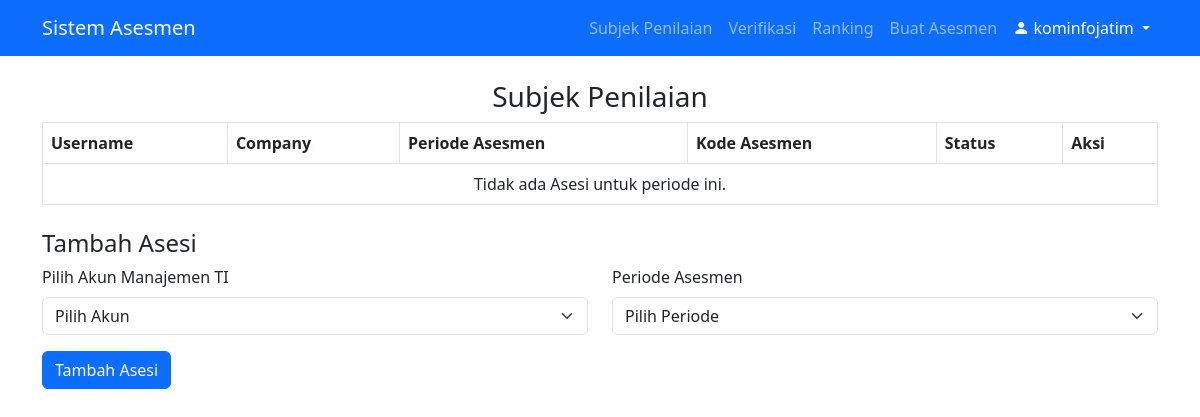
Page /views/tim_penilai/subjects.php (signed in) on the earlier database version.
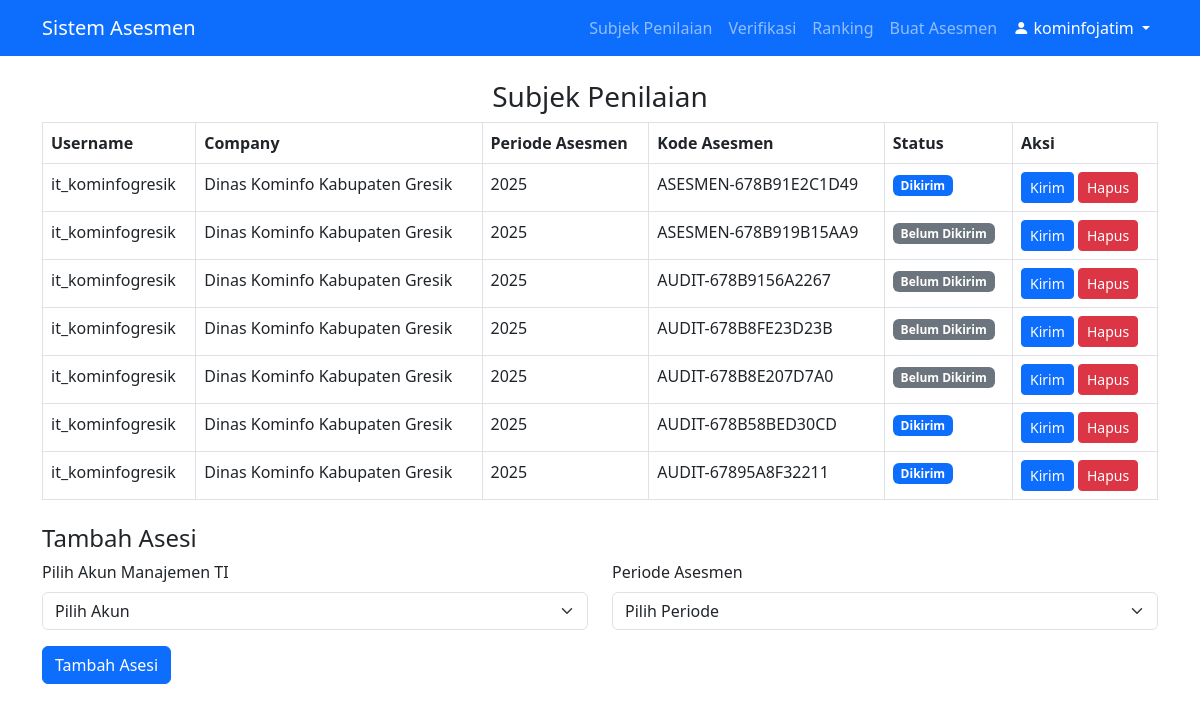
Same page on the later database version.
### tables this page shows
CREATE TABLE `asesi` (
  `id` int(11) NOT NULL,
  `asesmen_kode` varchar(50) DEFAULT NULL,
  `user_id` int(11) NOT NULL,
  `asesmen_periode` int(11) DEFAULT NULL,
  `created_at` timestamp NOT NULL DEFAULT CURRENT_TIMESTAMP,
  `form_status` tinyint(1) NOT NULL DEFAULT '0'
);

CREATE TABLE `users` (
  `id` int(11) NOT NULL,
  `username` varchar(50) NOT NULL,
  `password` varchar(255) NOT NULL,
  `role` enum('Manajemen TI','Admin','Tim Penilai','IT Auditor') NOT NULL,
  `company` varchar(100) DEFAULT NULL,
  `created_at` timestamp NOT NULL DEFAULT CURRENT_TIMESTAMP
);

### views/tim_penilai/subjects.php (the view, shortened to what this page needs)
<?php
include '../../includes/db.php';
include '../../includes/header.php';
function mapFormStatusToLabel($status, $role)
{
    $status_map = [
        'Manajemen TI' => [
            0 => 'Belum Diterima',
            1 => 'Diterima',
            2 => 'Draf',
            3 => 'Terkirim'
        ],
        'Tim Penilai' => [
            0 => 'Belum Dikirim',
            1 => 'Dikirim',
            2 => 'Dibaca',
            3 => 'Self-Assessment Diterima'
        ]
    ];
    if (isset($status_map[$role]) && isset($status_map[$role][$status])) {
        return $status_map[$role][$status];
    }
    return 'Tidak Diketahui';
}
$selected_periode = isset($_GET['asesmen_periode']) ? (int)$_GET['asesmen_periode'] : null;
$asesi_query = $conn->query("
    SELECT a.id AS asesi_id, a.asesmen_kode, u.username, u.company, a.asesmen_periode, a.form_status
    FROM asesi a
    JOIN users u ON a.user_id = u.id
    " . ($selected_periode ? "WHERE a.asesmen_periode = $selected_periode" : "") . "
    ORDER BY a.created_at DESC
");
?>
<h3 class="text-center">Subjek Penilaian</h3>
<table class="table table-bordered">
    <thead>
        <tr>
            <th>Username</th>
            <th>Company</th>
            <th>Periode Asesmen</th>
            <th>Kode Asesmen</th>
            <th>Status</th>
            <th>Aksi</th>
        </tr>
    </thead>
    <tbody>
        <?php if ($asesi_query && $asesi_query->num_rows > 0): ?>
            <?php while ($row = $asesi_query->fetch_assoc()): ?>
                <tr>
                    <td><?php echo htmlspecialchars($row['username']); ?></td>
                    <td><?php echo htmlspecialchars($row['company']); ?></td>
                    <td><?php echo htmlspecialchars($row['asesmen_periode']); ?></td>
                    <td><?php echo htmlspecialchars($row['asesmen_kode']); ?></td>
                    <td>
                        <?php
                        $status_label = mapFormStatusToLabel($row['form_status'], 'Tim Penilai');
                        $badge_class = $row['form_status'] == 3 ? 'success' :
                                    ($row['form_status'] == 2 ? 'warning' :
                                    ($row['form_status'] == 1 ? 'primary' : 'secondary'));
                        ?>
                        <span class="badge bg-<?php echo $badge_class; ?>">
                            <?php echo htmlspecialchars($status_label); ?>
                        </span>
                    </td>
                    <td>
                        <?php if ($row['form_status'] == 3): ?>
                            <a href="verify_assessment.php?asesi_id=<?php echo $row['asesi_id']; ?>" class="btn btn-sm btn-primary">Verifikasi</a>
                        <?php else: ?>
                            <a href="?send_to_asesi_id=<?php echo $row['asesi_id']; ?>" class="btn btn-sm btn-primary">Kirim</a>
                        <?php endif; ?>
                        <a href="?delete_asesi_id=<?php echo $row['asesi_id']; ?>" class="btn btn-sm btn-danger" onclick="return confirm('Yakin ingin menghapus Asesi ini?')">Hapus</a>
                    </td>
                </tr>
            <?php endwhile; ?>
        <?php else: ?>
            <tr>
                <td colspan="6" class="text-center">Tidak ada Asesi untuk periode ini.</td>
            </tr>
        <?php endif; ?>
    </tbody>
</table>
<h4 class="mt-4">Tambah Asesi</h4>
<form method="POST" action="">
    <div class="row">
        <div class="col-md-6">
            <label for="user_id" class="form-label">Pilih Akun Manajemen TI</label>
            <select name="user_id" id="user_id" class="form-select" required>
                <option value="" disabled selected>Pilih Akun</option>
            </select>
        </div>
        <div class="col-md-6">
            <label for="asesmen_periode" class="form-label">Periode Asesmen</label>
            <select name="asesmen_periode" id="asesmen_periode" class="form-select" required>
                <option value="" disabled selected>Pilih Periode</option>
            </select>
        </div>
    </div>
    <button type="submit" name="add_asesi" class="btn btn-primary mt-3">Tambah Asesi</button>
</form>

### includes/header.php (shortened to what this page needs)
<!DOCTYPE html>
<html lang="en">
<head>
    <link href="https://cdn.jsdelivr.net/npm/bootstrap@5.3.0/dist/css/bootstrap.min.css" rel="stylesheet">
    <link href="https://cdn.jsdelivr.net/npm/bootstrap-icons/font/bootstrap-icons.css" rel="stylesheet">
</head>
<body>
<nav class="navbar navbar-expand-lg navbar-dark bg-primary">
    <div class="container">
        <a class="navbar-brand" href="/tugasakhir/views/dashboard.php">Sistem Asesmen</a>
        <?php if (isset($_SESSION['user'])): ?>
            <div class="collapse navbar-collapse" id="navbarNav">
                <ul class="navbar-nav ms-auto">
                    <?php if ($_SESSION['role'] === 'Admin'): ?>
                        <li class="nav-item"><a class="nav-link" href="/tugasakhir/views/admin/manage_users.php">Manajemen Pengguna</a></li>
                        <li class="nav-item"><a class="nav-link" href="/tugasakhir/views/admin/manage_questions.php">Manajemen Pertanyaan</a></li>
                        <li class="nav-item"><a class="nav-link" href="/tugasakhir/views/admin/manage_standard.php">Manajemen Standard</a></li>
                        <li class="nav-item"><a class="nav-link" href="/tugasakhir/views/admin/manage_criteria.php">Manajemen Kriteria</a></li>
                        <li class="nav-item"><a class="nav-link" href="/tugasakhir/views/admin/log_aktivitas.php">Log Aktivitas</a></li>
                    <?php elseif ($_SESSION['role'] === 'Tim Penilai'): ?>
                        <li class="nav-item"><a class="nav-link" href="/tugasakhir/views/tim_penilai/subjects.php">Subjek Penilaian</a></li>
                        <li class="nav-item"><a class="nav-link" href="/tugasakhir/views/tim_penilai/verify_assessment.php">Verifikasi</a></li>
                        <li class="nav-item"><a class="nav-link" href="/tugasakhir/views/tim_penilai/rankings.php">Ranking</a></li>
                        <li class="nav-item"><a class="nav-link" href="/tugasakhir/views/tim_penilai/create_assessment.php">Buat Asesmen</a></li>
                    <?php endif; ?>
                    <li class="nav-item dropdown">
                        <a class="nav-link dropdown-toggle text-white" href="#" id="userDropdown" role="button" data-bs-toggle="dropdown" aria-expanded="false">
                            <i class="bi bi-person-fill"></i> <?php echo htmlspecialchars($_SESSION['user']); ?>
                        </a>
                    </li>
                </ul>
            </div>
        <?php endif; ?>
    </div>
</nav>
<div class="container mt-4">

Differences in the rows shown:
added asesi: user.username "it_kominfogresik", user.company "Dinas Kominfo Kabupaten Gresik", asesmen_periode "2025", asesmen_kode "ASESMEN-678B91E2C1D49", form_status "Dikirim"
added asesi: user.username "it_kominfogresik", user.company "Dinas Kominfo Kabupaten Gresik", asesmen_periode "2025", asesmen_kode "ASESMEN-678B919B15AA9", form_status "Belum Dikirim"
added asesi: user.username "it_kominfogresik", user.company "Dinas Kominfo Kabupaten Gresik", asesmen_periode "2025", asesmen_kode "AUDIT-678B9156A2267", form_status "Belum Dikirim"
added asesi: user.username "it_kominfogresik", user.company "Dinas Kominfo Kabupaten Gresik", asesmen_periode "2025", asesmen_kode "AUDIT-678B8FE23D23B", form_status "Belum Dikirim"
added asesi: user.username "it_kominfogresik", user.company "Dinas Kominfo Kabupaten Gresik", asesmen_periode "2025", asesmen_kode "AUDIT-678B8E207D7A0", form_status "Belum Dikirim"
added asesi: user.username "it_kominfogresik", user.company "Dinas Kominfo Kabupaten Gresik", asesmen_periode "2025", asesmen_kode "AUDIT-678B58BED30CD", form_status "Dikirim"
added asesi: user.username "it_kominfogresik", user.company "Dinas Kominfo Kabupaten Gresik", asesmen_periode "2025", asesmen_kode "AUDIT-67895A8F32211", form_status "Dikirim"
Other differences:
text no longer shown: "Tidak ada Asesi untuk periode ini."
